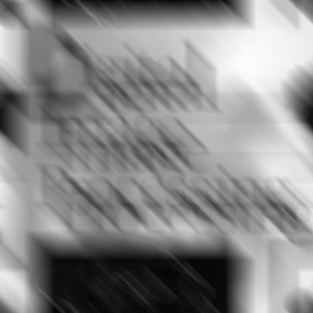
#> input picture HW5_1/Questions/book-cover-blurred.tif, 313 x 313 px, shrunk from 688 x 688 before the run, found by its file name
$ python HW_5_2.py
#> lines starting #> are read from the running program, lines starting #| are printed output that depends on the picture
import numpy as np
import matplotlib.pyplot as plt
import cv2

def get_butterworth(M, N, cutoff_radius, order):
    B = np.zeros((M, N))
    for u in range(M):
        for v in range(N):
            D = np.sqrt(((u - M / 2) ** 2 + (v - N / 2) ** 2))
            if D == 0 and cutoff_radius == 0:
                B[u, v] = 0
            elif cutoff_radius == 0:
                 B[u, v] = 0
            else:
                B[u, v] = 1 / (1 + (D / cutoff_radius) ** (2 * order))
    return B

def wiener_filter(image, K=0.01):
    img = image.copy()
    M, N = img.shape[:2]
    img = np.array(img, dtype=np.float32)
    fourier = np.fft.fft2(img)
    fourier_shifted = np.fft.fftshift(fourier)
    H = np.zeros((M, N))
    H = get_H(H, M, N)
    H_squared = H ** 2
    epsilon = 1e-10
    wiener_filter_response = H_squared / (H_squared + K + epsilon)
    restore_fourier = (fourier_shifted / (H + epsilon)) * wiener_filter_response
    restored_img = np.abs(np.fft.ifft2(np.fft.ifftshift(restore_fourier)))
    return restored_img

def inverse(image):
    img = image.copy()
    M, N = img.shape[:2]
    img = np.array(img, dtype=np.float32)
    fourier = np.fft.fft2(img)
    fourier_shifted = np.fft.fftshift(fourier)
    H = np.zeros((M, N))
    H = get_H(H, M, N)
    cutoff_radius = 60
    order = 10
    B = get_butterworth(M, N, cutoff_radius, order)
    restore_fourier = (fourier_shifted / H) * B

    restored_img = np.abs(np.fft.ifft2(np.fft.ifftshift(restore_fourier)))
    return restored_img

def get_H(H, M, N):
    k = 0.0015
    for u in range(M):
        for v in range(N):
            exponent = -k * (((u - M / 2) ** 2 + (v - N / 2) ** 2) ** (5 / 6))
            H[u, v] = np.exp(exponent)
    return H


def create_motion_blur_psf(image_shape, length, angle):
    M, N = image_shape
    kernel = np.zeros((length, length))
    kernel[int((length - 1) / 2), :] = np.ones(length)
    rotation_matrix = cv2.getRotationMatrix2D(
        (length / 2 - 0.5, length / 2 - 0.5),
        angle,
        1.0
    )
    kernel = cv2.warpAffine(kernel, rotation_matrix, (length, length))
    kernel = kernel / np.sum(kernel)
    psf = np.pad(kernel, ((0, M - length), (0, N - length)), mode='constant')
    return psf


def get_atmospheric_degradation(M, N, k=0.0025):
    H = np.zeros((M, N))
    for u in range(M):
        for v in range(N):
            exponent = -k * (((u - M / 2) ** 2 + (v - N / 2) ** 2) ** (5 / 6))
            H[u, v] = np.exp(exponent)
    return H


def apply_inverse_filter(image, degradation_func, cutoff_radius=60):
    M, N = image.shape
    G_fft = np.fft.fft2(image)
    G_shifted = np.fft.fftshift(G_fft)
    butterworth = get_butterworth(M, N, cutoff_radius, order=10)
    epsilon = 1e-10
    restored_fft = (G_shifted / (degradation_func + epsilon)) * butterworth
    restored = np.abs(np.fft.ifft2(np.fft.ifftshift(restored_fft)))

    return restored


def apply_wiener_filter(image, psf, nsr=0.0005):
    G_fft = np.fft.fft2(image)
    H_fft = np.fft.fft2(psf)
    H_conj = np.conj(H_fft)
    H_abs_squared = np.abs(H_fft) ** 2
    wiener_filter_kernel = H_conj / (H_abs_squared + nsr)
    restored_fft = G_fft * wiener_filter_kernel
    restored = np.fft.ifft2(restored_fft).real

    return restored

def main():
    image = cv2.imread('book-cover-blurred.tif', cv2.IMREAD_GRAYSCALE)
#> image is the input picture: shape (313, 313); min 5, max 251, mean 137.8
    if image is None:
        print("Error: Could not load image 'book-cover-blurred.tif'")
        print("Please make sure the image is in the same directory as the script.")
        return
    M, N = image.shape
#> M = 313; N = 313
    print(f"Image loaded: {M}x{N} pixels")
#| Image loaded: 313x313 pixels
    print("\nApplying inverse filter with atmospheric degradation model...")
    k_atmospheric = 0.0025
    H_atmospheric = get_atmospheric_degradation(M, N, k=k_atmospheric)
#> after the loop in get_atmospheric_degradation, `for u in range(M):`:
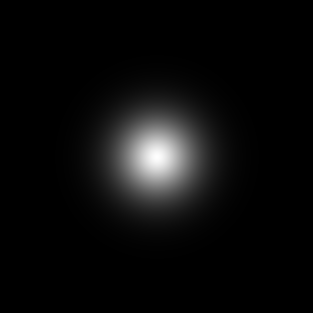
#> H: shape (313, 313) float64; min 1.61e-09, max 0.999, mean 0.0468
    cutoff_radius = 60
    restored_inverse = apply_inverse_filter(image, H_atmospheric, cutoff_radius)
#> after the loop in get_butterworth, `for u in range(M):`:
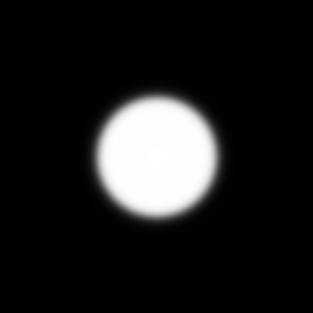
#> B: shape (313, 313) float64; min 4.6e-12, max 1, mean 0.117
#> in apply_inverse_filter, `restored = np.abs(np.fft.ifft2(np.fft.ifftshift(restored_fft)))`:
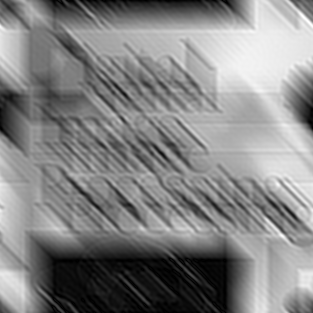
#> restored: shape (313, 313) float64; min 0.00312, max 265.3, mean 138.1; drawn with min black and max white
    print("Applying Wiener filter with motion blur PSF...")
    blur_length = 99
    blur_angle = 135  # degrees
    nsr = 0.0005  # Noise-to-Signal Ratio
    psf = create_motion_blur_psf((M, N), blur_length, blur_angle)
    restored_wiener = apply_wiener_filter(image, psf, nsr)
#> in apply_wiener_filter, `H_fft = np.fft.fft2(psf)`:
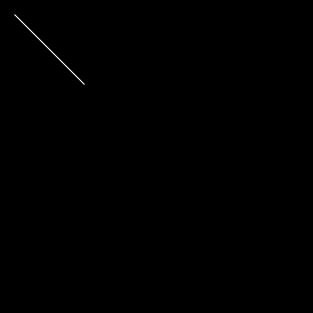
#> psf: shape (313, 313) float64; min 0, max 0.00914, mean 1.02e-05; drawn with min black and max white
#> in apply_wiener_filter, `restored = np.fft.ifft2(restored_fft).real`:
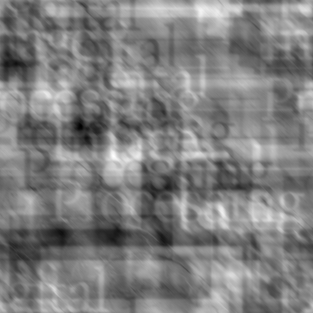
#> restored: shape (313, 313) float64; min -539.1, max 816.2, mean 137.8; drawn with min black and max white
    print("\nDisplaying results...")
    plt.figure(figsize=(15, 5))

    plt.subplot(1, 3, 1)
    plt.imshow(image, cmap='gray')
    plt.title('Original (Blurred)')
    plt.xticks([])
    plt.yticks([])

    plt.subplot(1, 3, 2)
    plt.imshow(restored_inverse, cmap='gray')
    plt.title(f'Inverse Filter\n(r={cutoff_radius})')
    plt.xticks([])
    plt.yticks([])

    plt.subplot(1, 3, 3)
    plt.imshow(restored_wiener, cmap='gray')
    plt.title(f'Wiener Filter\n(NSR={nsr})')
    plt.xticks([])
    plt.yticks([])

    plt.tight_layout()
    output_filename = 'book-cover-blurred_result.png'
    plt.savefig(output_filename, dpi=150, bbox_inches='tight')
    print(f"Result saved as: {output_filename}")

    plt.show()

if __name__ == "__main__":
    main()
